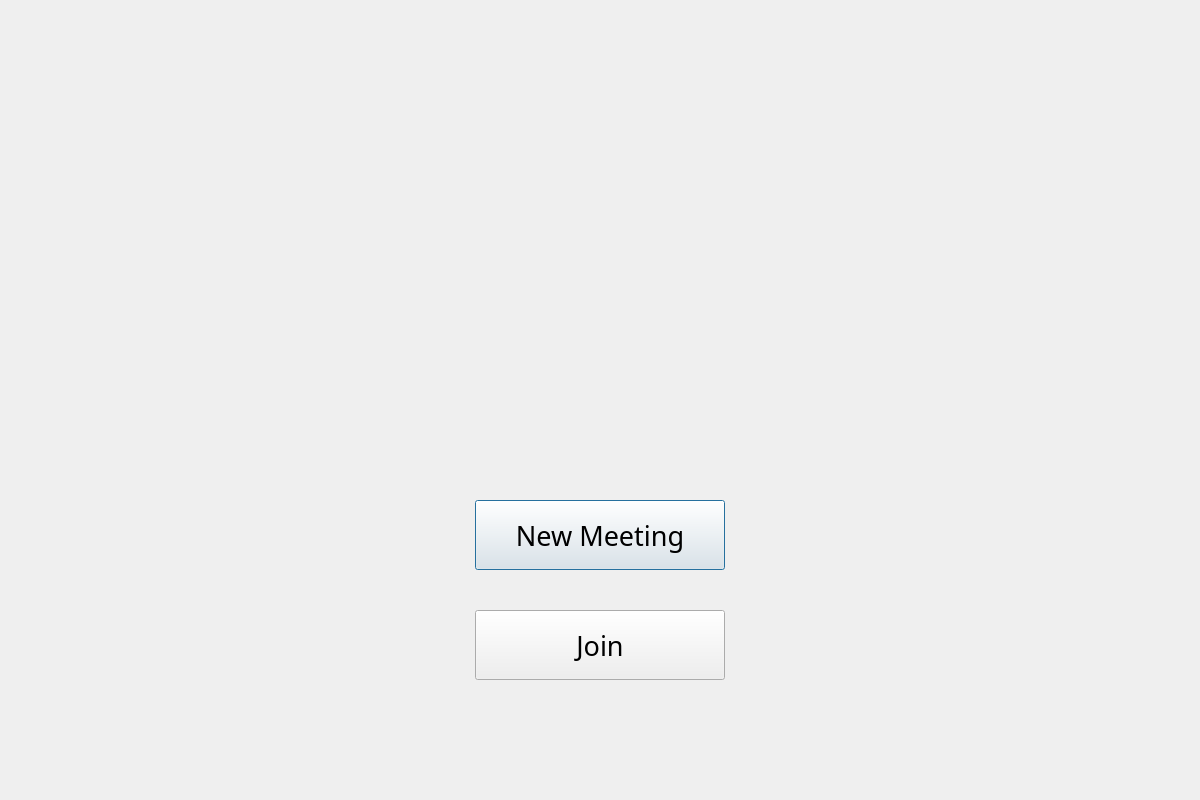
<?xml version="1.0" encoding="UTF-8"?>
<ui version="4.0">
 <class>Main</class>
 <widget class="QDialog" name="Main">
  <property name="geometry">
   <rect>
    <x>0</x>
    <y>0</y>
    <width>1200</width>
    <height>800</height>
   </rect>
  </property>
  <property name="sizePolicy">
   <sizepolicy hsizetype="Expanding" vsizetype="Expanding">
    <horstretch>0</horstretch>
    <verstretch>0</verstretch>
   </sizepolicy>
  </property>
  <property name="windowTitle">
   <string>Dialog</string>
  </property>
  <widget class="QLabel" name="wallpaper">
   <property name="enabled">
    <bool>true</bool>
   </property>
   <property name="geometry">
    <rect>
     <x>0</x>
     <y>0</y>
     <width>1200</width>
     <height>800</height>
    </rect>
   </property>
   <property name="sizePolicy">
    <sizepolicy hsizetype="Expanding" vsizetype="Expanding">
     <horstretch>0</horstretch>
     <verstretch>0</verstretch>
    </sizepolicy>
   </property>
   <property name="font">
    <font>
     <family>Sahadeva</family>
     <pointsize>25</pointsize>
     <weight>75</weight>
     <italic>true</italic>
     <bold>true</bold>
    </font>
   </property>
   <property name="text">
    <string/>
   </property>
   <property name="pixmap">
    <pixmap>../Images/background.jpg</pixmap>
   </property>
   <property name="scaledContents">
    <bool>true</bool>
   </property>
  </widget>
  <widget class="QPushButton" name="hostButton">
   <property name="geometry">
    <rect>
     <x>475</x>
     <y>500</y>
     <width>250</width>
     <height>70</height>
    </rect>
   </property>
   <property name="font">
    <font>
     <family>Arial Rounded MT Bold</family>
     <pointsize>20</pointsize>
     <weight>50</weight>
     <italic>false</italic>
     <bold>false</bold>
    </font>
   </property>
   <property name="styleSheet">
    <string notr="true"/>
   </property>
   <property name="text">
    <string>New Meeting</string>
   </property>
  </widget>
  <widget class="QPushButton" name="clientButton">
   <property name="geometry">
    <rect>
     <x>475</x>
     <y>610</y>
     <width>250</width>
     <height>70</height>
    </rect>
   </property>
   <property name="font">
    <font>
     <family>Arial Rounded MT Bold</family>
     <pointsize>20</pointsize>
     <weight>50</weight>
     <italic>false</italic>
     <bold>false</bold>
    </font>
   </property>
   <property name="styleSheet">
    <string notr="true"/>
   </property>
   <property name="text">
    <string>Join</string>
   </property>
  </widget>
  <widget class="QLabel" name="logo">
   <property name="geometry">
    <rect>
     <x>450</x>
     <y>170</y>
     <width>300</width>
     <height>270</height>
    </rect>
   </property>
   <property name="text">
    <string/>
   </property>
   <property name="pixmap">
    <pixmap>../Images/logo.png</pixmap>
   </property>
   <property name="scaledContents">
    <bool>true</bool>
   </property>
  </widget>
 </widget>
 <resources/>
 <connections/>
</ui>
